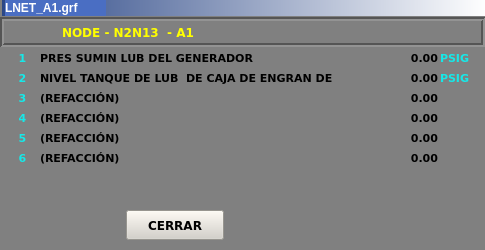
<?xml version="1.0" encoding="UTF-8"?>
<ui version="4.0">
 <class>Inet_AI_12</class>
 <widget class="QWidget" name="Inet_AI_12">
  <property name="geometry">
   <rect>
    <x>0</x>
    <y>0</y>
    <width>485</width>
    <height>250</height>
   </rect>
  </property>
  <property name="minimumSize">
   <size>
    <width>485</width>
    <height>250</height>
   </size>
  </property>
  <property name="maximumSize">
   <size>
    <width>485</width>
    <height>250</height>
   </size>
  </property>
  <property name="windowTitle">
   <string>Inet_AI_12</string>
  </property>
  <property name="styleSheet">
   <string notr="true">background-color: rgb(128, 128, 128);
</string>
  </property>
  <widget class="QLabel" name="lbNumDes_3">
   <property name="geometry">
    <rect>
     <x>388</x>
     <y>90</y>
     <width>50</width>
     <height>16</height>
    </rect>
   </property>
   <property name="font">
    <font>
     <family>Verdana</family>
     <pointsize>8</pointsize>
     <weight>75</weight>
     <bold>true</bold>
    </font>
   </property>
   <property name="text">
    <string>0.00</string>
   </property>
   <property name="alignment">
    <set>Qt::AlignRight|Qt::AlignTrailing|Qt::AlignVCenter</set>
   </property>
  </widget>
  <widget class="QLabel" name="lbUni_2">
   <property name="geometry">
    <rect>
     <x>440</x>
     <y>70</y>
     <width>43</width>
     <height>16</height>
    </rect>
   </property>
   <property name="font">
    <font>
     <family>Verdana</family>
     <pointsize>8</pointsize>
     <weight>75</weight>
     <bold>true</bold>
    </font>
   </property>
   <property name="styleSheet">
    <string notr="true">color: rgb(22, 232, 232);</string>
   </property>
   <property name="text">
    <string>PSIG</string>
   </property>
   <property name="alignment">
    <set>Qt::AlignLeading|Qt::AlignLeft|Qt::AlignVCenter</set>
   </property>
  </widget>
  <widget class="QLabel" name="lbUni_6">
   <property name="geometry">
    <rect>
     <x>440</x>
     <y>150</y>
     <width>43</width>
     <height>16</height>
    </rect>
   </property>
   <property name="font">
    <font>
     <family>Verdana</family>
     <pointsize>8</pointsize>
     <weight>75</weight>
     <bold>true</bold>
    </font>
   </property>
   <property name="styleSheet">
    <string notr="true">color: rgb(22, 232, 232);</string>
   </property>
   <property name="text">
    <string/>
   </property>
   <property name="alignment">
    <set>Qt::AlignLeading|Qt::AlignLeft|Qt::AlignVCenter</set>
   </property>
  </widget>
  <widget class="QLabel" name="lbUni_4">
   <property name="geometry">
    <rect>
     <x>440</x>
     <y>110</y>
     <width>43</width>
     <height>16</height>
    </rect>
   </property>
   <property name="font">
    <font>
     <family>Verdana</family>
     <pointsize>8</pointsize>
     <weight>75</weight>
     <bold>true</bold>
    </font>
   </property>
   <property name="styleSheet">
    <string notr="true">color: rgb(22, 232, 232);</string>
   </property>
   <property name="text">
    <string/>
   </property>
   <property name="alignment">
    <set>Qt::AlignLeading|Qt::AlignLeft|Qt::AlignVCenter</set>
   </property>
  </widget>
  <widget class="QLabel" name="lbTit_5">
   <property name="geometry">
    <rect>
     <x>40</x>
     <y>130</y>
     <width>340</width>
     <height>16</height>
    </rect>
   </property>
   <property name="font">
    <font>
     <family>Verdana</family>
     <pointsize>8</pointsize>
     <weight>75</weight>
     <bold>true</bold>
    </font>
   </property>
   <property name="text">
    <string>(REFACCIÓN)</string>
   </property>
  </widget>
  <widget class="QLabel" name="lbNumDes_1">
   <property name="geometry">
    <rect>
     <x>388</x>
     <y>50</y>
     <width>50</width>
     <height>16</height>
    </rect>
   </property>
   <property name="font">
    <font>
     <family>Verdana</family>
     <pointsize>8</pointsize>
     <weight>75</weight>
     <bold>true</bold>
    </font>
   </property>
   <property name="text">
    <string>0.00</string>
   </property>
   <property name="alignment">
    <set>Qt::AlignRight|Qt::AlignTrailing|Qt::AlignVCenter</set>
   </property>
  </widget>
  <widget class="QLabel" name="lbNum_3">
   <property name="geometry">
    <rect>
     <x>12</x>
     <y>90</y>
     <width>21</width>
     <height>16</height>
    </rect>
   </property>
   <property name="font">
    <font>
     <family>Verdana</family>
     <pointsize>8</pointsize>
     <weight>75</weight>
     <bold>true</bold>
    </font>
   </property>
   <property name="styleSheet">
    <string notr="true">color: rgb(22, 232, 232);</string>
   </property>
   <property name="text">
    <string>3</string>
   </property>
   <property name="alignment">
    <set>Qt::AlignCenter</set>
   </property>
  </widget>
  <widget class="QLabel" name="lbNum_6">
   <property name="geometry">
    <rect>
     <x>12</x>
     <y>150</y>
     <width>21</width>
     <height>16</height>
    </rect>
   </property>
   <property name="font">
    <font>
     <family>Verdana</family>
     <pointsize>8</pointsize>
     <weight>75</weight>
     <bold>true</bold>
    </font>
   </property>
   <property name="styleSheet">
    <string notr="true">color: rgb(22, 232, 232);</string>
   </property>
   <property name="text">
    <string>6</string>
   </property>
   <property name="alignment">
    <set>Qt::AlignCenter</set>
   </property>
  </widget>
  <widget class="QLabel" name="lbNum_2">
   <property name="geometry">
    <rect>
     <x>12</x>
     <y>70</y>
     <width>21</width>
     <height>16</height>
    </rect>
   </property>
   <property name="font">
    <font>
     <family>Verdana</family>
     <pointsize>8</pointsize>
     <weight>75</weight>
     <bold>true</bold>
    </font>
   </property>
   <property name="styleSheet">
    <string notr="true">color: rgb(22, 232, 232);</string>
   </property>
   <property name="text">
    <string>2</string>
   </property>
   <property name="alignment">
    <set>Qt::AlignCenter</set>
   </property>
  </widget>
  <widget class="QLabel" name="lbUni_3">
   <property name="geometry">
    <rect>
     <x>440</x>
     <y>90</y>
     <width>43</width>
     <height>16</height>
    </rect>
   </property>
   <property name="font">
    <font>
     <family>Verdana</family>
     <pointsize>8</pointsize>
     <weight>75</weight>
     <bold>true</bold>
    </font>
   </property>
   <property name="styleSheet">
    <string notr="true">color: rgb(22, 232, 232);</string>
   </property>
   <property name="text">
    <string/>
   </property>
   <property name="alignment">
    <set>Qt::AlignLeading|Qt::AlignLeft|Qt::AlignVCenter</set>
   </property>
  </widget>
  <widget class="QLabel" name="lbNumDes_4">
   <property name="geometry">
    <rect>
     <x>388</x>
     <y>110</y>
     <width>50</width>
     <height>16</height>
    </rect>
   </property>
   <property name="font">
    <font>
     <family>Verdana</family>
     <pointsize>8</pointsize>
     <weight>75</weight>
     <bold>true</bold>
    </font>
   </property>
   <property name="text">
    <string>0.00</string>
   </property>
   <property name="alignment">
    <set>Qt::AlignRight|Qt::AlignTrailing|Qt::AlignVCenter</set>
   </property>
  </widget>
  <widget class="QLabel" name="lbNumDes_6">
   <property name="geometry">
    <rect>
     <x>388</x>
     <y>150</y>
     <width>50</width>
     <height>16</height>
    </rect>
   </property>
   <property name="font">
    <font>
     <family>Verdana</family>
     <pointsize>8</pointsize>
     <weight>75</weight>
     <bold>true</bold>
    </font>
   </property>
   <property name="text">
    <string>0.00</string>
   </property>
   <property name="alignment">
    <set>Qt::AlignRight|Qt::AlignTrailing|Qt::AlignVCenter</set>
   </property>
  </widget>
  <widget class="QLabel" name="lbUni_1">
   <property name="geometry">
    <rect>
     <x>440</x>
     <y>50</y>
     <width>43</width>
     <height>16</height>
    </rect>
   </property>
   <property name="font">
    <font>
     <family>Verdana</family>
     <pointsize>8</pointsize>
     <weight>75</weight>
     <bold>true</bold>
    </font>
   </property>
   <property name="styleSheet">
    <string notr="true">color: rgb(22, 232, 232);</string>
   </property>
   <property name="text">
    <string>PSIG</string>
   </property>
   <property name="alignment">
    <set>Qt::AlignLeading|Qt::AlignLeft|Qt::AlignVCenter</set>
   </property>
  </widget>
  <widget class="QLabel" name="lbNum_5">
   <property name="geometry">
    <rect>
     <x>12</x>
     <y>130</y>
     <width>21</width>
     <height>16</height>
    </rect>
   </property>
   <property name="font">
    <font>
     <family>Verdana</family>
     <pointsize>8</pointsize>
     <weight>75</weight>
     <bold>true</bold>
    </font>
   </property>
   <property name="styleSheet">
    <string notr="true">color: rgb(22, 232, 232);</string>
   </property>
   <property name="text">
    <string>5</string>
   </property>
   <property name="alignment">
    <set>Qt::AlignCenter</set>
   </property>
  </widget>
  <widget class="QLabel" name="lbNum_1">
   <property name="geometry">
    <rect>
     <x>12</x>
     <y>50</y>
     <width>21</width>
     <height>16</height>
    </rect>
   </property>
   <property name="font">
    <font>
     <family>Verdana</family>
     <pointsize>8</pointsize>
     <weight>75</weight>
     <bold>true</bold>
    </font>
   </property>
   <property name="styleSheet">
    <string notr="true">color: rgb(22, 232, 232);</string>
   </property>
   <property name="text">
    <string>1</string>
   </property>
   <property name="alignment">
    <set>Qt::AlignCenter</set>
   </property>
  </widget>
  <widget class="QLabel" name="lbTit_2">
   <property name="geometry">
    <rect>
     <x>40</x>
     <y>70</y>
     <width>340</width>
     <height>16</height>
    </rect>
   </property>
   <property name="font">
    <font>
     <family>Verdana</family>
     <pointsize>8</pointsize>
     <weight>75</weight>
     <bold>true</bold>
    </font>
   </property>
   <property name="text">
    <string>NIVEL TANQUE DE LUB  DE CAJA DE ENGRAN DE</string>
   </property>
  </widget>
  <widget class="QLabel" name="lbTit_3">
   <property name="geometry">
    <rect>
     <x>40</x>
     <y>90</y>
     <width>340</width>
     <height>16</height>
    </rect>
   </property>
   <property name="font">
    <font>
     <family>Verdana</family>
     <pointsize>8</pointsize>
     <weight>75</weight>
     <bold>true</bold>
    </font>
   </property>
   <property name="text">
    <string>(REFACCIÓN)</string>
   </property>
  </widget>
  <widget class="QFrame" name="frame_2">
   <property name="geometry">
    <rect>
     <x>2</x>
     <y>0</y>
     <width>485</width>
     <height>16</height>
    </rect>
   </property>
   <property name="styleSheet">
    <string notr="true">background-color: qlineargradient(spread:pad, x1:0, y1:0, x2:1, y2:0, stop:0 rgba(43, 71, 134, 255), stop:1 rgba(255, 255, 255, 255));</string>
   </property>
   <property name="frameShape">
    <enum>QFrame::Panel</enum>
   </property>
   <property name="frameShadow">
    <enum>QFrame::Raised</enum>
   </property>
   <property name="lineWidth">
    <number>0</number>
   </property>
   <widget class="QLabel" name="lbIP">
    <property name="geometry">
     <rect>
      <x>3</x>
      <y>0</y>
      <width>101</width>
      <height>16</height>
     </rect>
    </property>
    <property name="font">
     <font>
      <pointsize>9</pointsize>
      <weight>75</weight>
      <bold>true</bold>
     </font>
    </property>
    <property name="styleSheet">
     <string notr="true">background-color: rgb(74, 110, 195);
background-color: rgb(74, 110, 195);
color: rgb(255, 255, 255);</string>
    </property>
    <property name="text">
     <string>LNET_A1.grf</string>
    </property>
   </widget>
  </widget>
  <widget class="QPushButton" name="btCerrar">
   <property name="geometry">
    <rect>
     <x>126</x>
     <y>210</y>
     <width>98</width>
     <height>30</height>
    </rect>
   </property>
   <property name="font">
    <font>
     <family>Verdana</family>
     <pointsize>9</pointsize>
     <weight>75</weight>
     <bold>true</bold>
    </font>
   </property>
   <property name="styleSheet">
    <string notr="true">background-color: rgb(212, 208, 200);</string>
   </property>
   <property name="text">
    <string>CERRAR</string>
   </property>
  </widget>
  <widget class="QFrame" name="frame">
   <property name="geometry">
    <rect>
     <x>0</x>
     <y>17</y>
     <width>485</width>
     <height>30</height>
    </rect>
   </property>
   <property name="styleSheet">
    <string notr="true">border-color: rgb(255, 255, 255);</string>
   </property>
   <property name="frameShape">
    <enum>QFrame::Box</enum>
   </property>
   <property name="frameShadow">
    <enum>QFrame::Sunken</enum>
   </property>
   <property name="lineWidth">
    <number>2</number>
   </property>
   <widget class="QLabel" name="label">
    <property name="geometry">
     <rect>
      <x>62</x>
      <y>4</y>
      <width>400</width>
      <height>22</height>
     </rect>
    </property>
    <property name="font">
     <font>
      <family>Verdana</family>
      <pointsize>9</pointsize>
      <weight>75</weight>
      <bold>true</bold>
     </font>
    </property>
    <property name="styleSheet">
     <string notr="true">color: rgb(255, 255, 0);</string>
    </property>
    <property name="text">
     <string>NODE - N2N13  - A1</string>
    </property>
   </widget>
  </widget>
  <widget class="QLabel" name="lbNum_4">
   <property name="geometry">
    <rect>
     <x>12</x>
     <y>110</y>
     <width>21</width>
     <height>16</height>
    </rect>
   </property>
   <property name="font">
    <font>
     <family>Verdana</family>
     <pointsize>8</pointsize>
     <weight>75</weight>
     <bold>true</bold>
    </font>
   </property>
   <property name="styleSheet">
    <string notr="true">color: rgb(22, 232, 232);</string>
   </property>
   <property name="text">
    <string>4</string>
   </property>
   <property name="alignment">
    <set>Qt::AlignCenter</set>
   </property>
  </widget>
  <widget class="QLabel" name="lbTit_1">
   <property name="geometry">
    <rect>
     <x>40</x>
     <y>50</y>
     <width>340</width>
     <height>16</height>
    </rect>
   </property>
   <property name="font">
    <font>
     <family>Verdana</family>
     <pointsize>8</pointsize>
     <weight>75</weight>
     <bold>true</bold>
    </font>
   </property>
   <property name="text">
    <string>PRES SUMIN LUB DEL GENERADOR</string>
   </property>
  </widget>
  <widget class="QLabel" name="lbTit_4">
   <property name="geometry">
    <rect>
     <x>40</x>
     <y>110</y>
     <width>340</width>
     <height>16</height>
    </rect>
   </property>
   <property name="font">
    <font>
     <family>Verdana</family>
     <pointsize>8</pointsize>
     <weight>75</weight>
     <bold>true</bold>
    </font>
   </property>
   <property name="text">
    <string>(REFACCIÓN)</string>
   </property>
  </widget>
  <widget class="QLabel" name="lbUni_5">
   <property name="geometry">
    <rect>
     <x>440</x>
     <y>130</y>
     <width>43</width>
     <height>16</height>
    </rect>
   </property>
   <property name="font">
    <font>
     <family>Verdana</family>
     <pointsize>8</pointsize>
     <weight>75</weight>
     <bold>true</bold>
    </font>
   </property>
   <property name="styleSheet">
    <string notr="true">color: rgb(22, 232, 232);</string>
   </property>
   <property name="text">
    <string/>
   </property>
   <property name="alignment">
    <set>Qt::AlignLeading|Qt::AlignLeft|Qt::AlignVCenter</set>
   </property>
  </widget>
  <widget class="QLabel" name="lbNumDes_2">
   <property name="geometry">
    <rect>
     <x>388</x>
     <y>70</y>
     <width>50</width>
     <height>16</height>
    </rect>
   </property>
   <property name="font">
    <font>
     <family>Verdana</family>
     <pointsize>8</pointsize>
     <weight>75</weight>
     <bold>true</bold>
    </font>
   </property>
   <property name="text">
    <string>0.00</string>
   </property>
   <property name="alignment">
    <set>Qt::AlignRight|Qt::AlignTrailing|Qt::AlignVCenter</set>
   </property>
  </widget>
  <widget class="QLabel" name="lbTit_6">
   <property name="geometry">
    <rect>
     <x>40</x>
     <y>150</y>
     <width>340</width>
     <height>16</height>
    </rect>
   </property>
   <property name="font">
    <font>
     <family>Verdana</family>
     <pointsize>8</pointsize>
     <weight>75</weight>
     <bold>true</bold>
    </font>
   </property>
   <property name="text">
    <string>(REFACCIÓN)</string>
   </property>
  </widget>
  <widget class="QLabel" name="lbNumDes_5">
   <property name="geometry">
    <rect>
     <x>388</x>
     <y>130</y>
     <width>50</width>
     <height>16</height>
    </rect>
   </property>
   <property name="font">
    <font>
     <family>Verdana</family>
     <pointsize>8</pointsize>
     <weight>75</weight>
     <bold>true</bold>
    </font>
   </property>
   <property name="text">
    <string>0.00</string>
   </property>
   <property name="alignment">
    <set>Qt::AlignRight|Qt::AlignTrailing|Qt::AlignVCenter</set>
   </property>
  </widget>
 </widget>
 <layoutdefault spacing="6" margin="11"/>
 <resources/>
 <connections/>
</ui>
